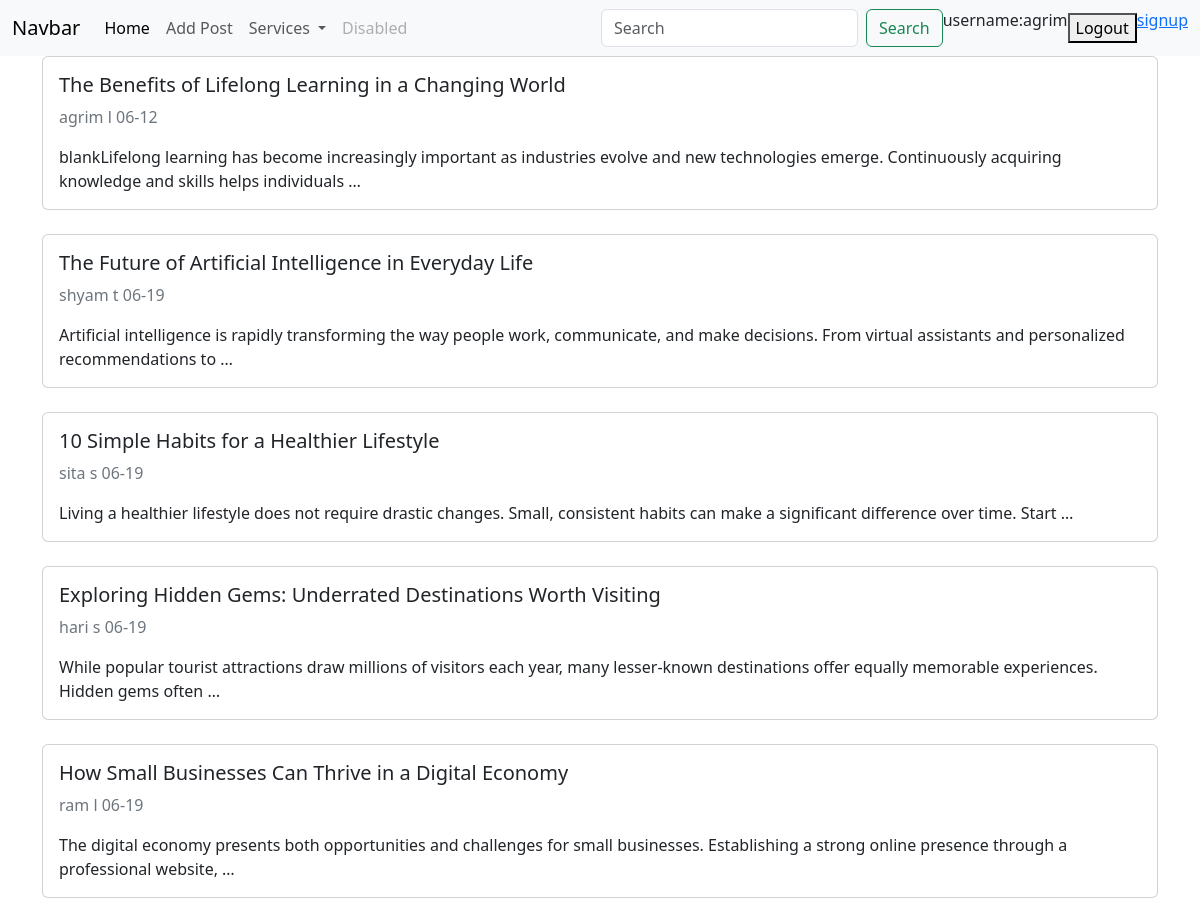
Before: / (signed in) with the older database file.
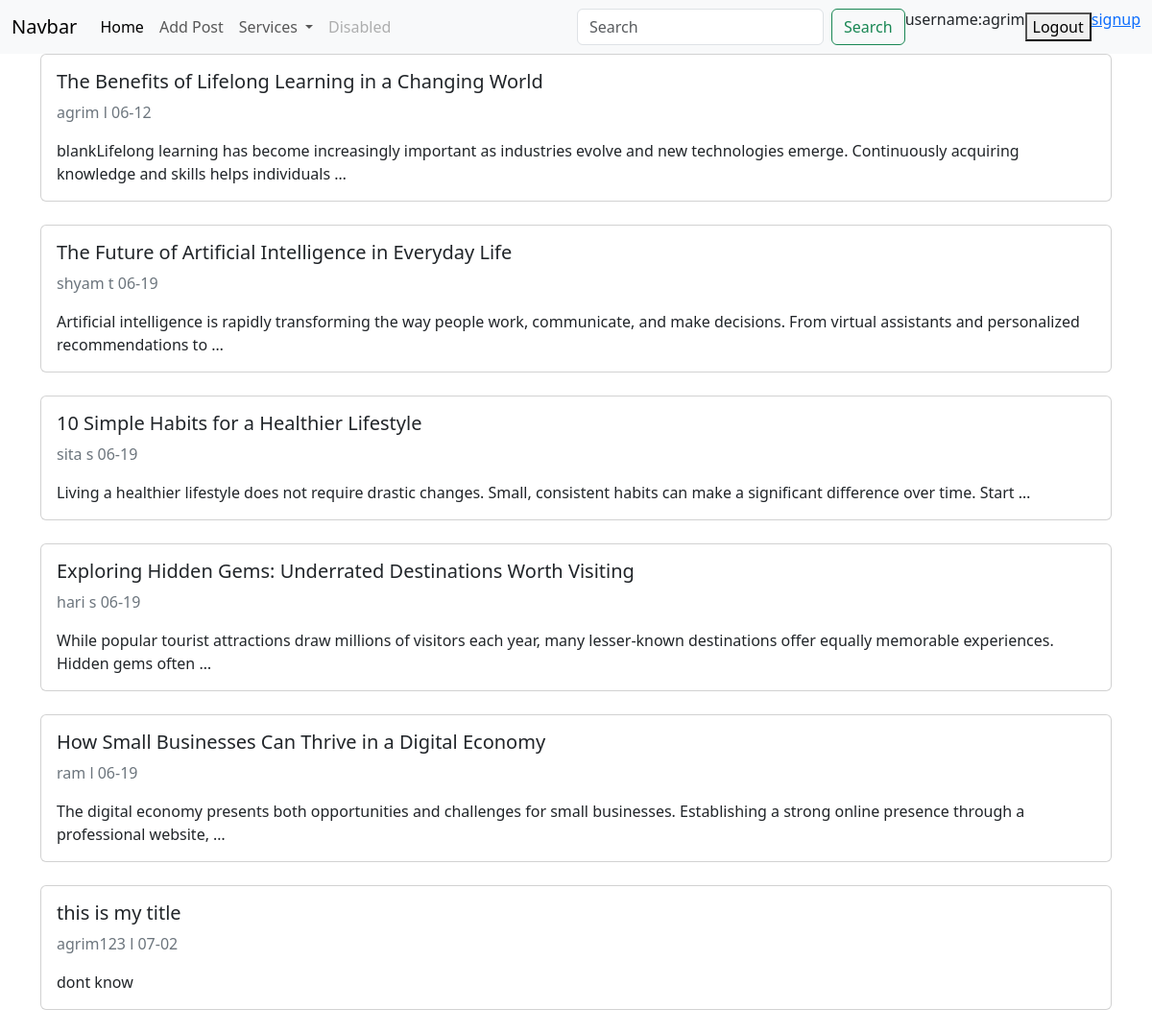
After: the same page with the newer database file.
### firstapp/models.py (models this page shows, shortened)
class Posts(models.Model):
    POST_CHOICES=[
        ('l','literature'),
        ('s','sports'),
        ('t','technology')
    ]
    class Meta:
        verbose_name='Post'
        verbose_name_plural='Posts'
    author=models.CharField(default="unknown", max_length=100)
    category=models.CharField(choices=POST_CHOICES)
    title=models.CharField(max_length=200)
    image_url=models.URLField(null=True, blank=True)
    status=models.CharField(max_length=20)
    content=models.TextField()
    slug=models.CharField(unique=True)
    created_at=models.DateTimeField(auto_now_add=True)
    updated_at=models.DateTimeField(auto_now=True)

### firstapp/views.py (the view)
# urls.py: path('',views.html_view, name='html_view'),
@login_required
def html_view(request):
    q=request.GET.get("q","").strip()
    posts=Posts.objects.all()
    user=request.user
    return render(request, 'firstapp/index.html', { "posts": posts, "user":user })

### firstapp/templates/firstapp/index.html (shortened to what this page needs)
{%load static%}
<!doctype html>
<html lang="en">
  <head>
<link rel="stylesheet" href="{%static 'firstapp/style.css'%}">
    <link href="https://cdn.jsdelivr.net/npm/bootstrap@5.3.8/dist/css/bootstrap.min.css" rel="stylesheet">
  </head>
  <body>
 <nav class="navbar navbar-expand-lg bg-body-tertiary">
  <div class="container-fluid">
    <a class="navbar-brand" href="{%url 'html_view'%}">Navbar</a>
    <div class="collapse navbar-collapse" id="navbarSupportedContent">
      <ul class="navbar-nav me-auto mb-2 mb-lg-0">
        <li class="nav-item">
          <a class="nav-link active" aria-current="page" href="#">Home</a>
        </li>
        <li class="nav-item">
          <a class="nav-link" href="{%url 'create_post'%}">Add Post</a>
        </li>
        <li class="nav-item dropdown">
          <a class="nav-link dropdown-toggle" href="#" role="button" data-bs-toggle="dropdown" aria-expanded="false">
            Services
          </a>
        </li>
        <li class="nav-item">
          <a class="nav-link disabled" aria-disabled="true">Disabled</a>
        </li>
      </ul>
      <form class="d-flex" role="search">
        <input class="form-control me-2" type="search" placeholder="Search" aria-label="Search"/>
        <button class="btn btn-outline-success" type="submit">Search</button>
      </form>
      <p>username:{{user}}</p>
      <form method="post" action={%url 'logout'%}>
        <button type="submit" >
          Logout
        </button>
      <p><a href="{%url 'signup' %}">signup</a></p>
    </div>
  </div>
</nav>
    <main class="container">
        {%block content%}
        {%if posts%}
        {%for post in posts%}
        <a href="{%url 'post_detail' post.id%}" class="text-decoration-none">
        <div class="card mb-4">
          <div class="card-body">
            <h5 class="card-title">{{post.title}}</h5>
            <p class="text-secondary">
              <span>{{post.author}}</span>
              <span>{{post.category}}</span>
              <span>{{post.created_at|date:"m-d"}}</span>
            </p>
            <p class="card-text">{{post.content|truncatewords:20}}</p>
          </div>
        </div>
      </a>
        {%endfor%}
        {%else%}
        <p>no post available</p>
        {{error_message}}
        {%endif%}
        {%endblock content%}
    </main>
</html>

Changed rows visible on the page:
added Posts: title "this is my title", author "agrim123", category "l", created_at "07-02", content "dont know"
